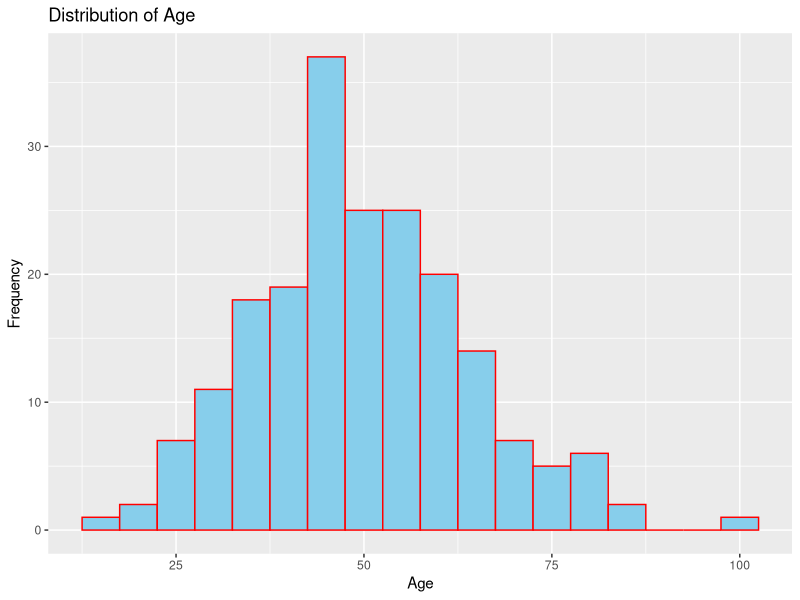
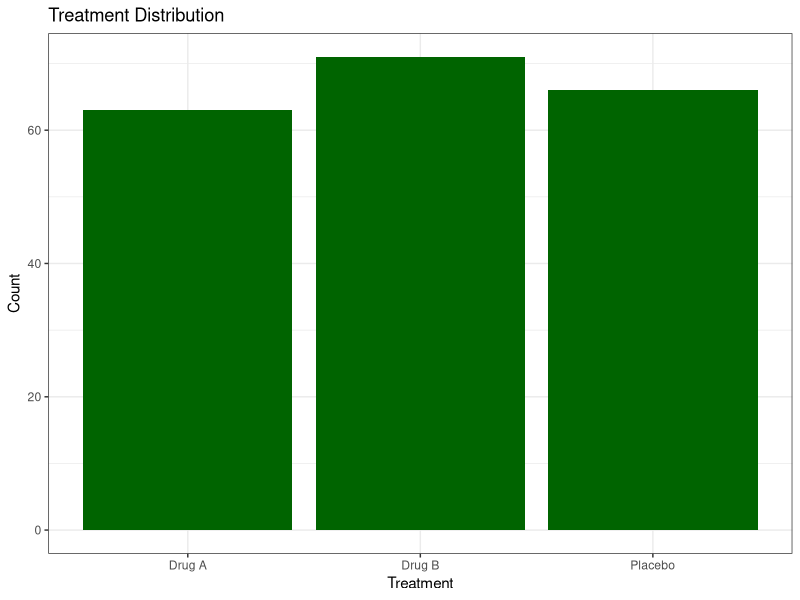
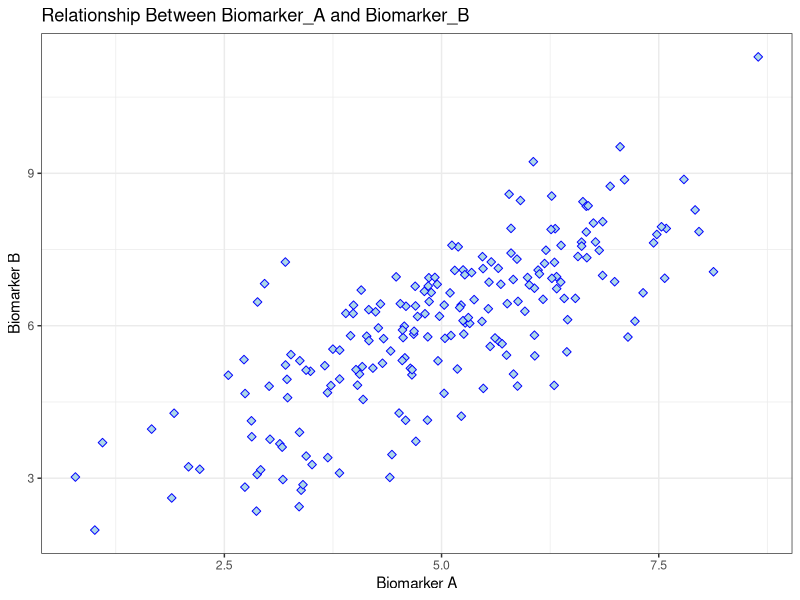
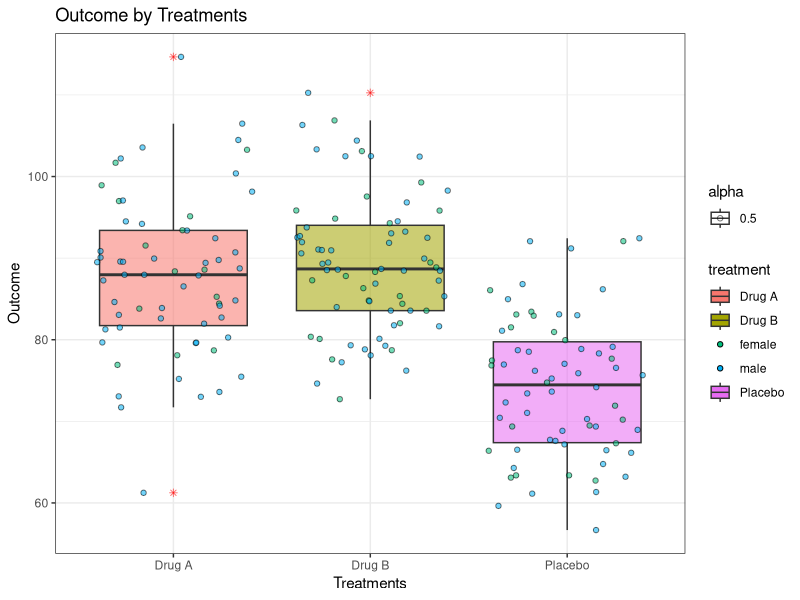
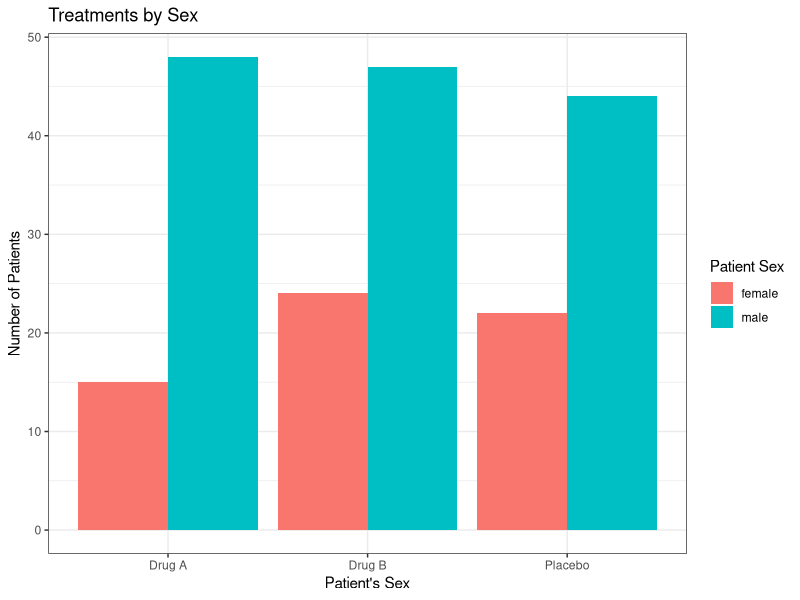
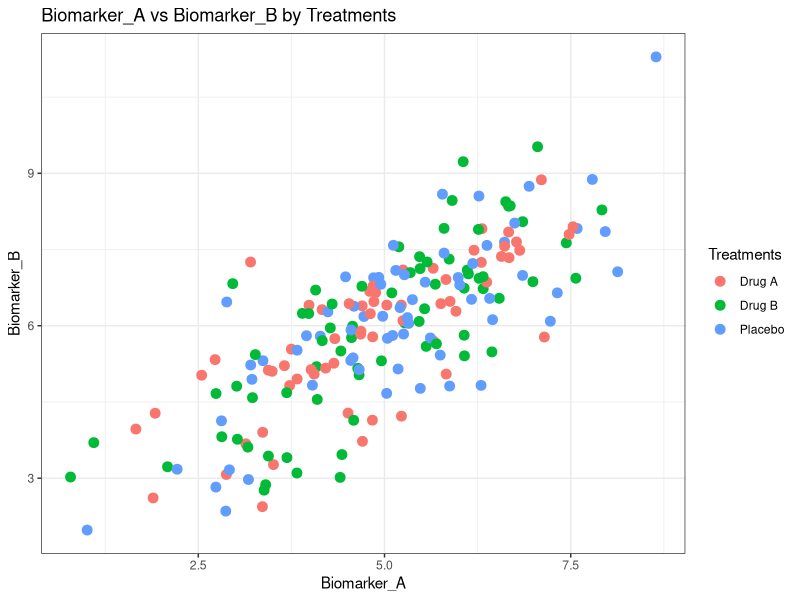
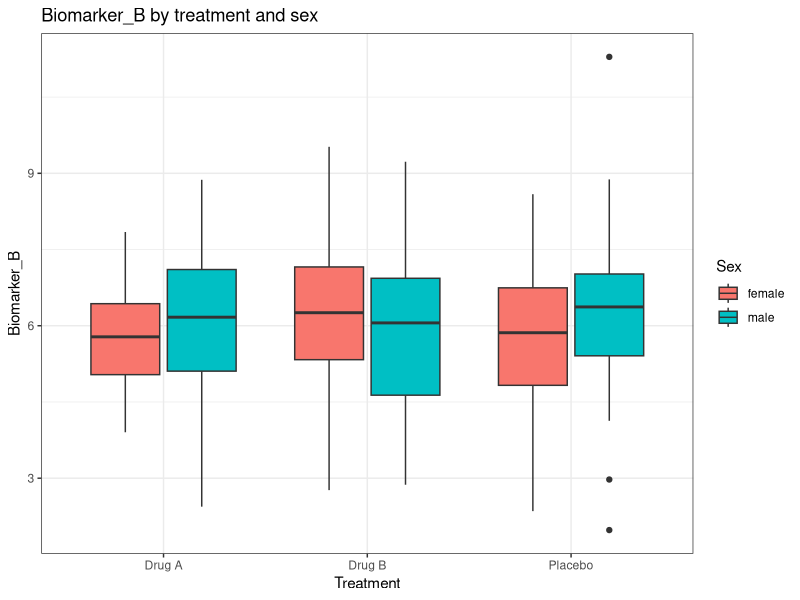
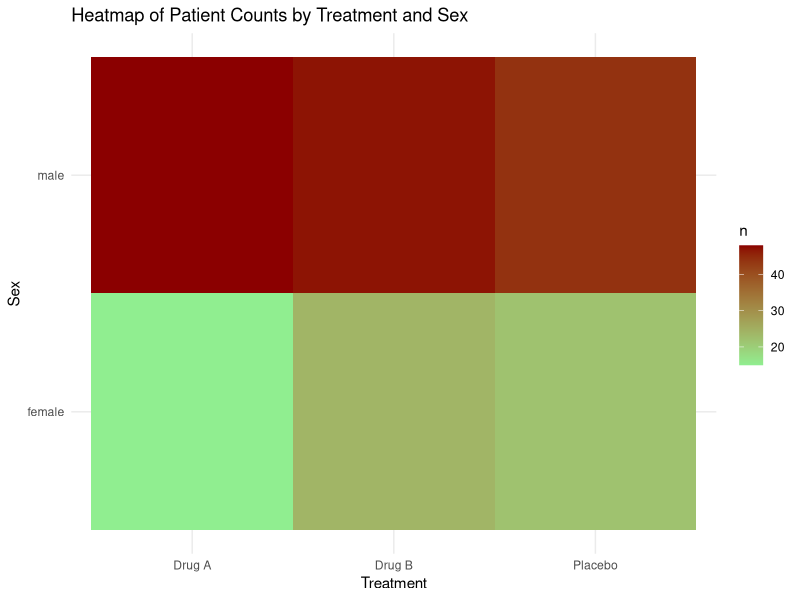

R code for these plots, in order:
## ---- chunk 1
library(ggplot2)
library(dplyr)
library(tidyr)
library(tibble)
## ---- chunk 2
set.seed(123)  # For reproducibility

# Number of patients
nb_patients <- 200

# Generate synthetic data
synthetic_data <- tibble(
  subject_id = paste0("Patient_", 1:nb_patients),
  age = rnorm(nb_patients, mean = 50, sd = 15),
  sex = sample(c("male", "female"), 
               size = nb_patients, 
               prob = c(0.7, 0.3), replace = TRUE),
  treatment = sample(c("Placebo", "Drug A", "Drug B"), 
                     nb_patients, replace = TRUE),
  biomarker_A = rnorm(nb_patients, mean = 5, sd = 1.5),
  # biomarker_B Correlated with biomarker_A
  biomarker_B = biomarker_A * 0.8 + rnorm(nb_patients, mean = 2, sd = 1), 
  outcome = 50 + 0.5 * age + 
    ifelse(treatment == "Drug A", 10, 
           ifelse(treatment == "Drug B", 15, 0)) +
            rnorm(nb_patients, mean = 0, sd = 5))

# Display first few rows of the dataset
head(synthetic_data)
## ---- chunk 3
#| echo: false
ggplot(data=synthetic_data, aes(x = age)) +
  # histogram plot with the specification of border and fill colors
  geom_histogram(binwidth = 5, fill = "skyblue", color = "red") +
  labs(title = "Distribution of Age", x = "Age", y = "Frequency") 
## ---- chunk 4
ggplot(synthetic_data |> dplyr::arrange(treatment), 
       aes(x = treatment)) +
  geom_bar(fill = "darkgreen") +
  labs(title = "Treatment Distribution", x = "Treatment", y = "Count") +
  theme_bw()

## ---- chunk 5
ggplot(synthetic_data, aes(x = biomarker_A, y = biomarker_B)) +
  geom_point(color = "blue", 
             # define the size of the shape
             size = 2, 
             # define the shape to use. Shapes 21 to 25 can define both fill and color aesthetics
             shape = 23, 
             fill="lightblue") +
  labs(title = "Relationship Between Biomarker_A and Biomarker_B", 
       x = "Biomarker A", 
       y = "Biomarker B") +
  theme_bw()

## ---- chunk 6
ggplot(synthetic_data, aes(x = treatment, y = outcome, alpha = 0.5)) +
  geom_boxplot(aes(fill = treatment), 
               # specify color for outliers
               outlier.colour = "red", 
               # specify shape for outliers
               outlier.shape = 8) +
  geom_jitter(aes(fill = sex), shape = 21) +
  labs(title = "Outcome by Treatments", x = "Treatments", y = "Outcome") +
  theme_bw()

## ---- chunk 7
ggplot(synthetic_data, aes(x = treatment, fill = sex)) +
  # set dodged bars, see also 'stack' bars
  geom_bar(position = "dodge") +
  # specify the different titles
  labs(title = "Treatments by Sex", 
       x = "Patient's Sex", 
       y = "Number of Patients", 
       # set legend title
       fill = "Patient Sex") +
  theme_bw()

## ---- chunk 8
ggplot(synthetic_data, aes(x = biomarker_A, y = biomarker_B, color = factor(treatment))) +
  geom_point(size = 3) +
  labs(title = "Biomarker_A vs Biomarker_B by Treatments", 
       x = "Biomarker_A", 
       y = "Biomarker_B", 
       color = "Treatments") +
  theme_bw()

## ---- chunk 9
ggplot(synthetic_data, aes(x = treatment, y = biomarker_B, fill = sex)) +
  geom_boxplot() +
  labs(title = "Biomarker_B by treatment and sex", 
       x = "Treatment", 
       y = "Biomarker_B", 
       fill = "Sex") +
  theme_bw()

## ---- chunk 10
# compute patient counts per treatment and sex 
synthetic_data_counts <- synthetic_data |> count(treatment, sex)

# display counts as heatmap
ggplot(data = synthetic_data_counts, 
       # map counts to color
       aes(x = treatment, y = sex, fill = n)) +
  # define heatmap geometric layer
  geom_tile() +
  # define gradient color
  scale_fill_gradient(low = "lightgreen", high = "darkred") +
  labs(title = "Heatmap of Patient Counts by Treatment and Sex", x = "Treatment", y = "Sex") +
  theme_minimal()

## ---- chunk 11
ggplot(synthetic_data, aes(x = treatment, y = outcome, fill = sex)) +
  geom_violin() +
  # overlay jitter points with transparency (alpha channel)
  geom_jitter(size = 1, color = "black", alpha = 0.3, 
              position = position_jitterdodge(jitter.width = 0.1, dodge.width = 0.9)) +
  labs(title = "Violin plot on our synthetic data", x = "Treatment", y = "Outcome", fill = "Sex") +
  theme_bw()

## ---- chunk 12
    ggplot(synthetic_data, aes(x = biomarker_A, y = biomarker_B, color = factor(treatment))) +
      geom_point(size = 3) +
      labs(title = "Biomarker_A vs Biomarker_B by Treatments", 
           x = "Biomarker_A", 
           y = "Biomarker_B", 
           color = "Treatments") +
      facet_wrap(~treatment, nrow = 1, scales = "fixed") +
      theme_bw()
## ---- chunk 13
    ggplot(synthetic_data, aes(x = biomarker_A, y = biomarker_B, color = factor(treatment))) +
      geom_point(size = 3) +
      labs(title = "Biomarker_A vs Biomarker_B by Treatments and Sex", 
       x = "Biomarker_A", 
       y = "Biomarker_B", 
       color = "Treatments") +
      facet_grid(sex~treatment, scales = "fixed") +
      theme_bw()
